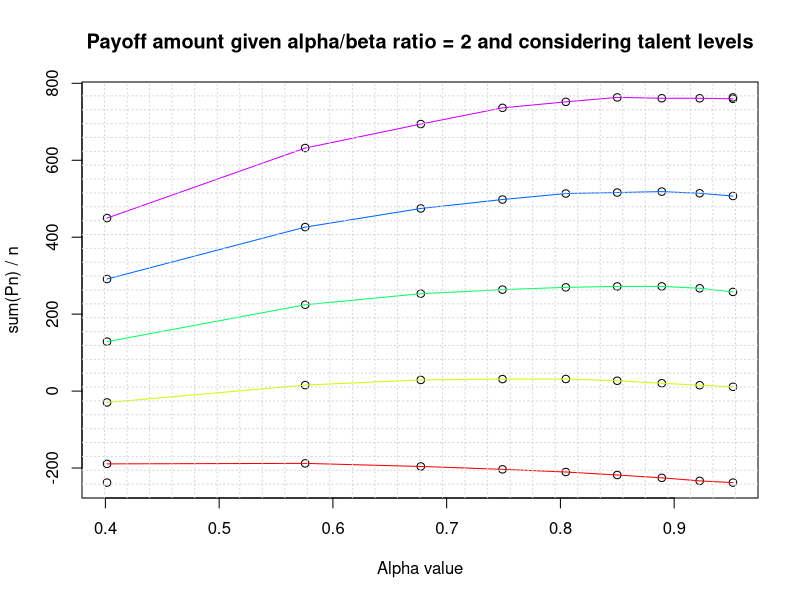

This chart was generated by the following R code:
#Starts to take multiple people into account
#Generates alpha value based on total talent in system, assuming talent combines in logarithmic fashion

alpha_vals <- list()
a_index <- 1

n <- 10^4

log_func <- function(talents){
  return(log(talents)/4)
}

#not used
exp_func <- function(talents){
  return(talents^2)
}

for(j in 1:9)# used to be c(1, 3, 5, 7), but changed to get more data points
{
  talents <- data.frame()
  for(k in 1:5)
  {
    norm <- rnorm(n, mean=j, sd=1)
    #builds frame of average talent values across 5 peoples
    talentRow <- sum(norm) / n
    talents <- rbind(talents, talentRow)
  }
  
  sum_talent <- sum(talents)
  alpha <- log_func(sum_talent)
  #Builds a list of the calculated alpha values
  alpha_vals[a_index] <- alpha
  a_index <- a_index + 1
  newRow <- c(sum_talent, alpha)
}

#renames columns of frames for clarity
names(talents) <- c("Talent level")
names(alpha_vals) <- c("alpha")

#tests different values of alpha and beta, keeping the ratio at 1
#graphs across different ratios of mu to x

#initialize empty data frame
payoffs <- data.frame()

c <- 250
x <- 500

#two for loops: one for mu, and one for alpha(/beta)
for(m in 1:5)
{
  mu <- m * x
  #print(sprintf("mu: %d", mu))
  #print(sprintf("mu/x: %d", mu/x))
  
  ##### TWO POSSIBLE AVENUES FOR THIS MODEL TO USE GENERATED ALPHA
  ##### METHOD 1 (IN USE): Alpha value generated from talent is used as mean for rnorm
  ##### METHOD 2: Generated alpha value is used as is
  
  for(a in alpha_vals)
  {
    alpha_mean <- a
    beta_mean <- alpha_mean/2
    alpha <- rnorm(n, mean=alpha_mean, sd=0.1)
    beta <- rnorm(n, mean=beta_mean, sd=0.1)
    Pn <- alpha * (1 - beta) * mu - beta * x - c
    #initialize new row, add it to data frame
    new_row <- c(alpha_mean, sum(Pn) / n, m) 
    payoffs <- rbind(payoffs, new_row)
  }
}

#rename columns of frame for clarity
names(payoffs) <- c("alpha_value", "avg_value", "mu_value")

#sets up plot
num_plots <- max(payoffs$mu_value)
xrange <- range(payoffs$alpha_value)
yrange <- range(payoffs$avg_value)
colors <- rainbow(num_plots)
plot(xrange, yrange, xlab="Alpha value",
     ylab="sum(Pn) / n" ) 
title("Payoff amount given alpha/beta ratio = 2 and considering talent levels")

#plots points and connects them with lines
for(i in 1:num_plots)
{
  plot <- subset(payoffs, mu_value==i)
  points(plot$alpha_value, plot$avg_value)
  lines(plot$alpha_value, plot$avg_value, col=colors[i])
}

#creates legend and grid
legend(0,750, 1:num_plots, lty=c(1, 1, 1, 1, 1), col=colors, title="mu:x", box.lwd=2)
grid(nx = 30, ny = 30, col = "lightgray", lty = "dotted",
     lwd = par("lwd"), equilogs = TRUE)


